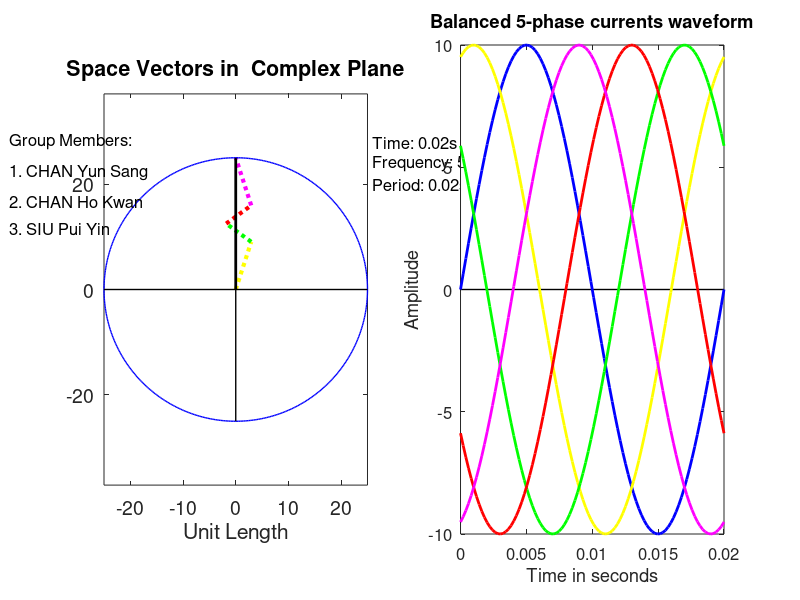

MATLAB code to generate this figure:
% File name: PhasorAnimation.m
% Author: CHAN Yun Sang, Ethan; CHAN Ho Kwan, Tony; SIU Pui Yin, Benji
% Department of Electrical Engineering, The Hong Kong Polytechnic
% University
% Email: ethan.ys.chan@connect.polyu.hk
% Demonstration program: Phasor and space vector

clear all
close all
clc

% SETUP ===================================================================
% all physical quantities in S.I. units unless stated otherwise
h=msgbox({'Author: CHAN Yun Sang, Ethan; CHAN Ho Kwan, Tony; SIU Pui Yin, Benji','','Department of Electrical Engineering, The Hong Kong Polytechnic University','','Demonstration program: Phasor and space vector'},"Copyright Information","modal");
uiwait(h);
prompt = {'Enter the AC line frequency (Default is 50Hz)','How many seconds do you want the simulation to run? (Default is 0.02 seconds)' };
dlgtitle = 'AC Line frequency & Simulation Runtime';
dims = [1 80];
definput = {'50','0.02'};
user_input = inputdlg(prompt,dlgtitle,dims,definput);
A = 10;                     % Amplitude of the AC Voltage
%f=50;                        % Freqeuency of the AC signal
f_num=str2double(user_input(1,1));
runtime_num=str2double(user_input(2,1));
T=1/f_num;
N = 100;                   % Number of frames for animation; smaller the value, the more triagular the sinewave will be
dummy=2.5;
t = linspace(0,runtime_num,100);                  % time increment
v = A .* sin(2*pi*t/T);     % Mathmatic function of the AC Waveform
V1 = A .* sin(2*pi*t/T+2*pi/5*1);  % phase shift forward 72 degree
V2 = A .* sin(2*pi*t/T+2*pi/5*2);  % phase shift forward 144 degree
V3 = A .* sin(2*pi*t/T+2*pi/5*3);  % phase shift forward 216 degree
V4 = A .* sin(2*pi*t/T+2*pi/5*4);  % phase shift forward 288 degree
Phase_Num= [0:4];
real=cos(2*pi/5.*Phase_Num);
imaginary=sin(2*pi/5.*Phase_Num);

% GRAPHICS ================================================================
%   Setup for plot window
figure('Name','Phasor & Vector Time Domain Plotting','NumberTitle','off')
set(gcf,'units','normalized'); 
set(gcf,'position',[0.1 0.1 0.8 0.6]);
set(gcf,'Color',[1 1 1]);
set(gca,'FontSize',12);


% circle
p = linspace(0,2*pi,500);
xc = dummy*A .* cos(p);  % Horizontal Parameter of Circle_Voltage
yc = dummy*A .* sin(p);  % Vertical Parameter of Circle_Voltage


for c = 1 : N
   hold off
   %Circle Voltage
   
   subplot(1,2,1);

   plot([0 v(c)*real(1)],[0 v(c)*imaginary(1)],'lineWidth',3,'Color',[0 0 1], 'LineStyle',':'); % Tracking line of circle (Blue) degree:0
   hold on
   plot([v(c)*real(1) v(c)*real(1)+V1(c)*real(2)],[v(c)*imaginary(1) v(c)*imaginary(1)+V1(c)*imaginary(2)],'lineWidth',3,'Color',[1 1 0], 'LineStyle',':'); % Tracking line of circle (yellow) degree:72

   plot([v(c)*real(1)+V1(c)*real(2) v(c)*real(1)+V1(c)*real(2)+V2(c)*real(3)],[v(c)*imaginary(1)+V1(c)*imaginary(2) v(c)*imaginary(1)+V1(c)*imaginary(2)+V2(c)*imaginary(3)],'lineWidth',3,'Color',[0 1 0], 'LineStyle',':');% Tracking line of circle (yellow) degree:144

   plot([v(c)*real(1)+V1(c)*real(2)+V2(c)*real(3) v(c)*real(1)+V1(c)*real(2)+V2(c)*real(3)+V3(c)*real(4)],[v(c)*imaginary(1)+V1(c)*imaginary(2)+V2(c)*imaginary(3) v(c)*imaginary(1)+V1(c)*imaginary(2)+V2(c)*imaginary(3)+V3(c)*imaginary(4)],'lineWidth',3,'Color',[1 0 0], 'LineStyle',':'); % Tracking line of circle (green) degree:216

   plot([v(c)*real(1)+V1(c)*real(2)+V2(c)*real(3)+V3(c)*real(4) v(c)*real(1)+V1(c)*real(2)+V2(c)*real(3)+V3(c)*real(4)+V4(c)*real(5)],[v(c)*imaginary(1)+V1(c)*imaginary(2)+V2(c)*imaginary(3)+V3(c)*imaginary(4) v(c)*imaginary(1)+V1(c)*imaginary(2)+V2(c)*imaginary(3)+V3(c)*imaginary(4)+V4(c)*imaginary(5)],'lineWidth',3,'Color',[1 0 1], 'LineStyle',':'); % Tracking line of circle (Red) degree:288
   
   plot([0 v(c)*real(1)+V1(c)*real(2)+V2(c)*real(3)+V3(c)*real(4)+V4(c)*real(5)],[0 v(c)*imaginary(1)+V1(c)*imaginary(2)+V2(c)*imaginary(3)+V3(c)*imaginary(4)+V4(c)*imaginary(5)],'lineWidth',2,'Color',[0 0 0]); % Tracking line of circle (Black) combined

   plot(xc,yc,'b','lineWidth',1);  % Perimeter of circle
   title('Space Vectors in  Complex Plane')
   xlabel('Unit Length');
   txtInfo = {'Group Members: ','','1. CHAN Yun Sang','','2. CHAN Ho Kwan','','3. SIU Pui Yin'};
   text(-43,20,txtInfo,'FontSize',12);

   xP = [0 0]; yP = [-A*dummy A*dummy]; % Background vertical coordinate axis of circle
   plot(xP,yP,'k','LineWidth',1);

   xP = [-A*dummy A*dummy]; yP = [0 0];  % Background horizontal coordinate axis of circle
   plot(xP,yP,'k','LineWidth',1);
   
   hold off
   set(gca,'FontSize',14);
   txtTime = ['Time: ' num2str(t(c)) 's'];
   txtFrequency = ['Frequency: ' num2str(f_num) 'Hz'];
   txtPeriod = ['Period: ' num2str(T) 's'];
   text(26,28,txtTime,'FontSize',12);
   text(26,24,txtFrequency,'FontSize',12);
   text(26,20,txtPeriod,'FontSize',12);
   axis equal
   axis on

  % Sin wave Voltage 
  subplot(1,2,2);
   
   xP = [0 t(end)]; yP = [0 0]; %Background horizontal axis of sin wave, [start point, end point]
   plot(xP,yP,'k','LineWidth',1);
   hold on
   
   xlabel('Time in seconds')
   ylabel('Amplitude')
   
   title('Balanced 5-phase currents waveform')
   xP = t(1:c); yP = v(1:c); % Horizontal component of sin wave (blue trcking line)
   plot(xP,yP,'b','LineWidth',2); 

   yP2 = V1(1:c); % Horizontal component of sin wave (yellow trcking line)
   plot(xP,yP2,'y','LineWidth',2); 

   yP3 = V2(1:c); % Horizontal component of sin wave (green trcking line)
   plot(xP,yP3,'g','LineWidth',2); 

   yP4 = V3(1:c); % Horizontal component of sin wave (Red trcking line)
   plot(xP,yP4,'r','LineWidth',2); 

   yP5 = V4(1:c); % Horizontal component of sin wave (pink trcking line)
   plot(xP,yP5,'m','LineWidth',2); 


   hold off
   set(gca,'FontSize',12);
   axis on
   pause(0.001) % Delay 

end
h1=msgbox({'Simulation completed successfully! You may now close the window.'},"Simulation End","modal");
